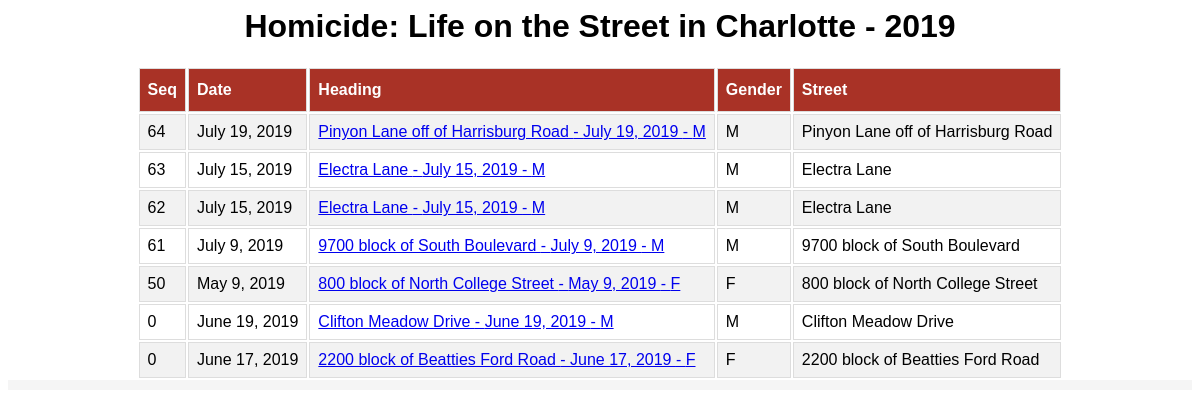
/, run on an earlier commit of the app's database.
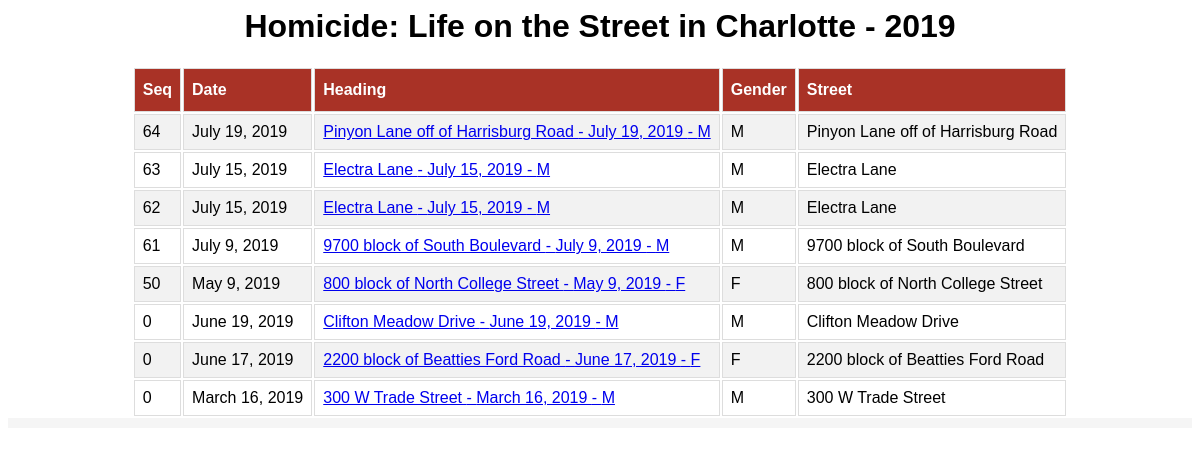
And on a later commit of the database.
### tracker/models.py (models this page shows, shortened)
class Homicide(models.Model):
    GENDERS = (        ('F', 'Female'),('M', 'Male'),('U', 'Other or Unknown'),    )
    MOTIVES = (        ('D', 'Dispute'),('G', 'Gang'),('F', 'Family/Domestic'), ('O', 'Other or Unknown'),    )
    MEANS = (        ('S', 'Stabbing'),('G', 'Gun'),('O', 'Other or Unknown'),    )
    SOLVED = (('S','Solved'),('U','Unsolved'),)
    ETHNICITIES = (('A','Asian'),('W','White'),('B','Black'),('H','Hispanic'),('O','Other'),('U','Unknown'), )
    date = models.DateField()
    time = models.TimeField(blank=True, default='01:00')
    street = models.CharField(max_length=80, blank=True, default='')
    intersection = models.CharField(max_length=120, blank=True, default='')
    maplink = models.CharField(max_length=180, blank=True, default='')
    mapiframe = models.TextField(blank=True, default='')
    zipcode = models.CharField(max_length=5, blank=True, default='')
    gender = models.CharField(max_length=1, choices=GENDERS, default='M')
    age = models.IntegerField(blank=True, default=0)
    name = models.CharField(max_length=80, blank=True, default='')
    ethnicity = models.CharField(max_length=80, choices=ETHNICITIES, default='U')
    motive = models.CharField(max_length=1, choices=MOTIVES, default='O')
    means = models.CharField(max_length=1, choices=MEANS, default='O')
    solved = models.CharField(max_length=1, choices=SOLVED, default='N')
    count = models.IntegerField(blank=True, default=0)
    killergender = models.CharField(max_length=1, choices=GENDERS, default='U')
    killerage = models.IntegerField(blank=True, default=0)
    killername = models.CharField(max_length=80, blank=True, default='')
    killerethnicity = models.CharField(max_length=80, choices=ETHNICITIES, default='U')
    articles = models.ManyToManyField(Article, blank=True)

### tracker/views.py (the view)
# urls.py: path('', views.HomicideListView.as_view(), name='index'),
class HomicideListView(generic.ListView):
    model = Homicide
    template_name = 'tracker/detail.html'
    queryset = Homicide.objects.all().order_by('-count')
    context_object_name = 'h_list'

### tracker/templates/tracker/detail.html (shortened to what this page needs)
<html>
    <head>
    </head>
    <body>
        <div class='homicidepage'>
            <h1 style="text-align: center; font-family:'Lucida Sans', 'Lucida Sans Regular', 'Lucida Grande', 'Lucida Sans Unicode', Geneva, Verdana, sans-serif">
                    Homicide: Life on the Street in Charlotte - 2019</h1>
            <div class='listview'>
                <table >
                    <tr>
                        <th>Seq</th>
                        <th>Date</th>
                        <th>Heading</th>
                        <th>Gender</th>
                        <th>Street</th>
                    </tr>
                    {% if h_list %}
                        {% for item in h_list %}
                            <tr>
                                <td> {{item.count}}</td>
                                <td> {{item.date}}</td>
                                <td><a href="/homicide/{{ item.id }}">{{ item.street}} - {{item.date}} - {{item.gender }}</a> </td>
                                <td> {{item.gender}}</td>
                                <td> {{item.street}}</td>
                            </tr>
                        {% endfor %}
                    {% else %}
                            <tr>
                                <p>No homicides are available.</p>
                            </tr>
                    {% endif %}
                </table>
            </div>
            <div style="width:100%; height: 10px; background-color: whitesmoke;"></div>
    </body>
</html>

### tracker/templates/tracker/detail.html (style rules this page uses)
.homicidepage { font-family: "Trebuchet MS", Arial, Helvetica, sans-serif; border-collapse: collapse; width: 100%; }
.homicidepage table { margin-left:auto; margin-right:auto; }
.listview td, .listview th { border: 1px solid #ddd; padding: 8px; }
.listview tr:nth-child(even) { background-color: #f2f2f2; }
.listview th { padding-top: 12px; padding-bottom: 12px; text-align: left; background-color: #A93226; color: white; }

What changed in the data, as far as the page shows it:
added Homicide: count "0", date "March 16, 2019", street "300 W Trade Street", gender "M"
